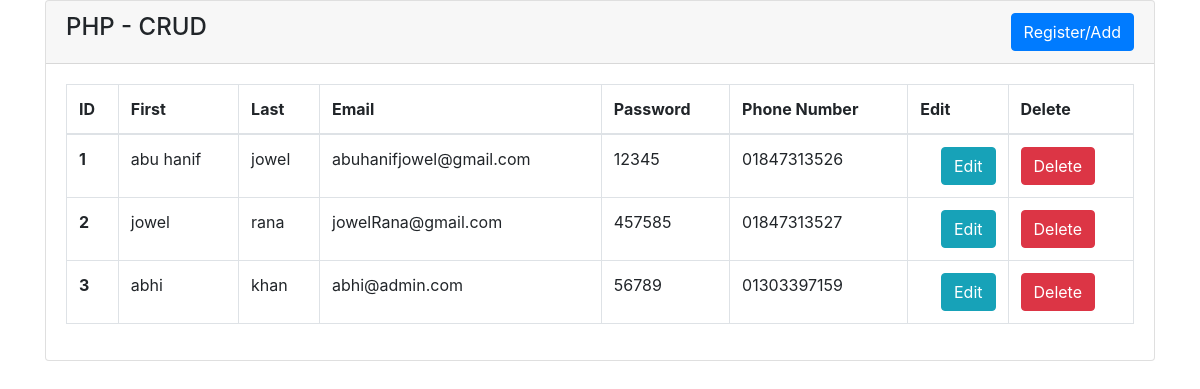
The page / on the database its author committed.
### tables this page shows
CREATE TABLE `register` (
  `id` int(11) NOT NULL,
  `first_name` varchar(255) NOT NULL,
  `last_name` varchar(255) NOT NULL,
  `email` varchar(50) NOT NULL,
  `password` varchar(50) NOT NULL,
  `phone_number` varchar(20) NOT NULL
);

### index.php (the view, shortened to what this page needs)
<?php include('includes/header.php')  ?>
<?php include('db.php')  ?>
    <div class="container">
        <div class="row">
            <div class="col-md-12">
                <div class="card">
                    <div class="card-header">
                        <h4>
                        PHP - CRUD
                         <a href="register.php" class="btn btn-primary float-right">Register/Add</a>
                        </h4>
                    </div>
                    <div class="card-body">
                        <?php
                            $register = "SELECT * FROM register";
                            $register_read = mysqli_query($conn,$register);
                            if(mysqli_num_rows($register_read) > 0)
                            {
                                ?>
                        <table class="table table-bordered">
                          <thead>
                            <tr>
                              <th scope="col">ID</th>
                              <th scope="col">First</th>
                              <th scope="col">Last</th>
                              <th scope="col">Email</th>
                              <th scope="col">Password</th>
                              <th scope="col">Phone Number</th>
                              <th scope="col">Edit</th>
                              <th scope="col">Delete</th>
                            </tr>
                          </thead>
                          <tbody>
                            <?php
                                while($reg_row = mysqli_fetch_array($register_read))
                                {
                            ?>
                            <tr>
                              <th><?php echo $reg_row['id'] ?></th>
                              <td><?php echo $reg_row['first_name'] ?></td>
                              <td><?php echo $reg_row['last_name'] ?></td>
                              <td><?php echo $reg_row['email'] ?></td>
                              <td><?php echo $reg_row['password'] ?></td>
                              <td><?php echo $reg_row['phone_number'] ?></td>
                              <td>
                                    <a href="register-edit.php?id=<?php echo $reg_row['id'] ?>" class="btn btn-info float-right">Edit</a>
                              </td>
                              <td>
                                <form action="code.php" method="POST">
                                    <button type="submit" name="register_delete_btn" class="btn btn-danger">Delete</button>
                                </form>
                              </td>
                            </tr>
                            <?php } ?>
                          </tbody>
                        </table>
                           <?php
                            }
                            else
                            {
                                echo "NO record Found";
                            }
                            ?>
                    </div>
                </div>
            </div>
        </div>
    </div>
<?php include('includes/footer.php')  ?>

### includes/header.php (shortened to what this page needs)
<!doctype html>
<html lang="en">
  <head>
    <link rel="stylesheet" href="https://cdn.jsdelivr.net/npm/bootstrap@4.5.3/dist/css/bootstrap.min.css">
  </head>
  <body>

### includes/footer.php (shortened to what this page needs)
  </body>
</html>

### rows shown on the page
register: id "1", first_name "abu hanif", last_name "jowel", email "abuhanifjowel@gmail.com", password "12345", phone_number "01847313526"
register: id "2", first_name "jowel", last_name "rana", email "jowelRana@gmail.com", password "457585", phone_number "01847313527"
register: id "3", first_name "abhi", last_name "khan", email "abhi@admin.com", password "56789", phone_number "01303397159"
